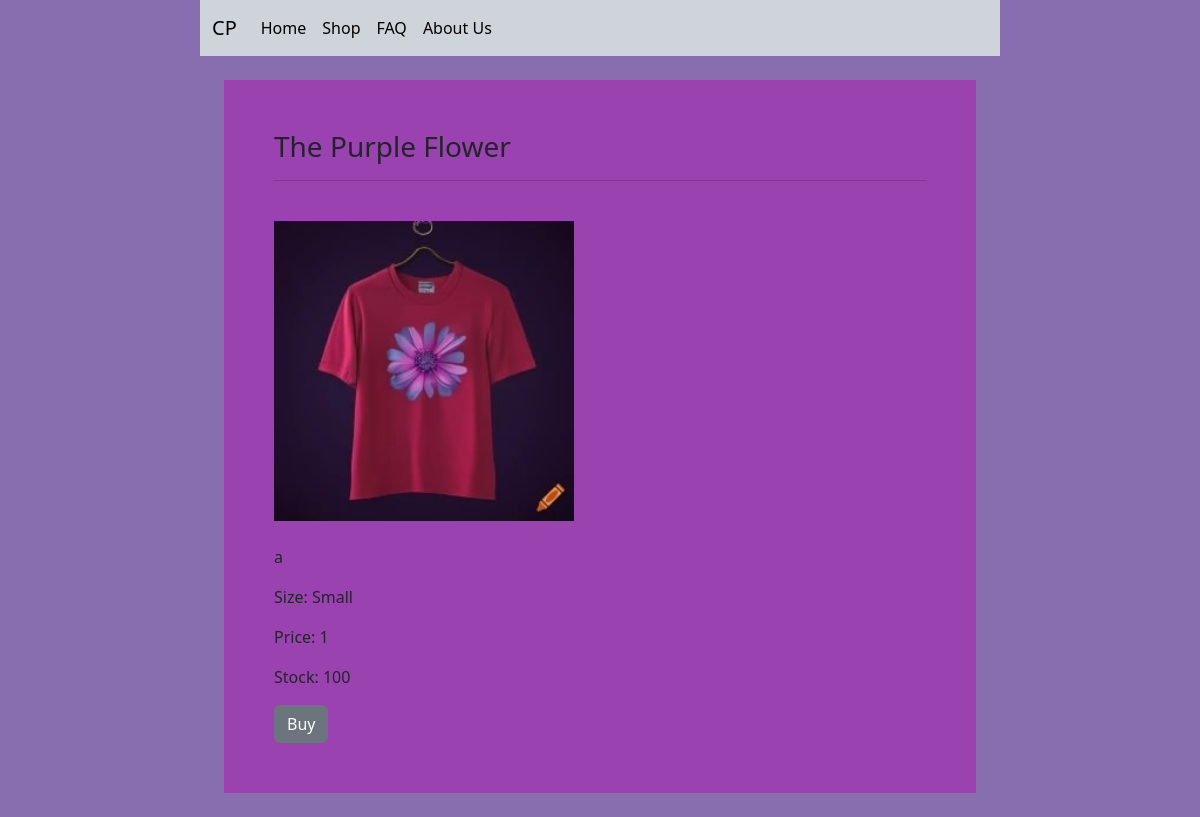
/products/1, run on the app's committed database.
### tables this page shows
CREATE TABLE "items" (
	"id"	INTEGER NOT NULL,
	"name"	TEXT NOT NULL,
	"price"	INTEGER,
	"size"	TEXT NOT NULL,
	"image_filename"	TEXT,
	"description"	TEXT,
	"stock"	INTEGER NOT NULL,
	"timestamp"	TIMESTAMP NOT NULL DEFAULT CURRENT_TIMESTAMP,
	"image"	BLOB,
	PRIMARY KEY("id" AUTOINCREMENT)
);

### myapp/app.py (the view)
@app.route('/products/<string:name>')
def item_by_name(name):
    item = get_sizes_by_name(name)
    product = get_item_by_name(name)
    return render_template("item.html", item=item, display_type='name', name=name, product=product)

### myapp/app.py (called while the page is built)
@app.route('/products/<int:product_id>')
def item_by_id(product_id):
    item = get_item_by_id(product_id)
    image_filename = item['image_url']
    image_path = url_for('static', filename='img/' + image_filename)
    return render_template("item.html", item=item, display_type='id', product_id=product_id, product=item, image_path=image_path)

### myapp/data.py (called while the page is built)
def connect_to_db(path):
    conn = sqlite3.connect(path)
    conn.row_factory = sqlite3.Row
    return conn, conn.cursor()

def get_item_by_id(product_id):
    conn, cur = connect_to_db(db_path)
    query = 'SELECT *, "/static/img/" || image_filename AS image_url FROM items WHERE id = ?'
    value = product_id
    result = cur.execute(query, (value,)).fetchone()
    conn.close()
    return result

### myapp/templates/item.html (shortened to what this page needs)
{% extends 'base.html' %}
{% block content %}
<div id="product">
  {% if display_type == 'name' %}
    <h3>{{ product.name }}</h3><hr><br>
    <h4>Choose your desired size:</h4><br>
    <ul class="list-container">
      {% for size in item %}
          <li class="list-item" id="product_size">
              <a href="{{ url_for('item_by_id', product_id=size['id']) }}">{{ size['size'] }}</a>
          </li>
      {% endfor %}
    </ul>
  {% elif display_type == 'id' %}
    <h3>{{ product.name }}</h3><hr><br>
    <img src="{{ item['image_url'] }}" id="product_image"><br><br>
    <p>{{ product.description }}</p>
    <p>Size: {{ product.size }}</p>
    <p>Price: {{ product.price }}</p>
    <p>Stock: {{ product.stock }}</p>
    {% if session.logged_in %}
    <p>Last Modified: {{ product.timestamp }}</p>
    <form action="{{ url_for('modify') }}" method="post">
      <input type="hidden" name="product_id" value="{{ product.id }}">
      <input class="btn btn-secondary" type="submit" name="action" value="edit"></input>
      <input class="btn btn-danger" type="submit" name="action" value="delete"></input>
    </form>
    {% else %}
    <form action="{{ url_for('buy', product_name=item['name'], product_size=item['size'], product_price=item['price']) }}" method="POST">
      <input class="btn btn-secondary" type="submit" name="action" value="Buy"></input>
    </form>
    {% endif %}
  {% endif %}
</div>
{% endblock %}

### myapp/static/css/style.css (style rules this page uses)
img { height: 100%; width: 100%; }
body { padding: 0px 200px 0px 200px; background-color: #886DAF; }
* { box-sizing: content-box; }
#product_image { height:300px; width:auto; }
#product { background-color: #9b42b1; padding: 50px; }
#product_image { height: 300px; width: auto; }

### data on the page
items: name "The Purple Flower", description "a", size "Small", price "1", stock "100"
